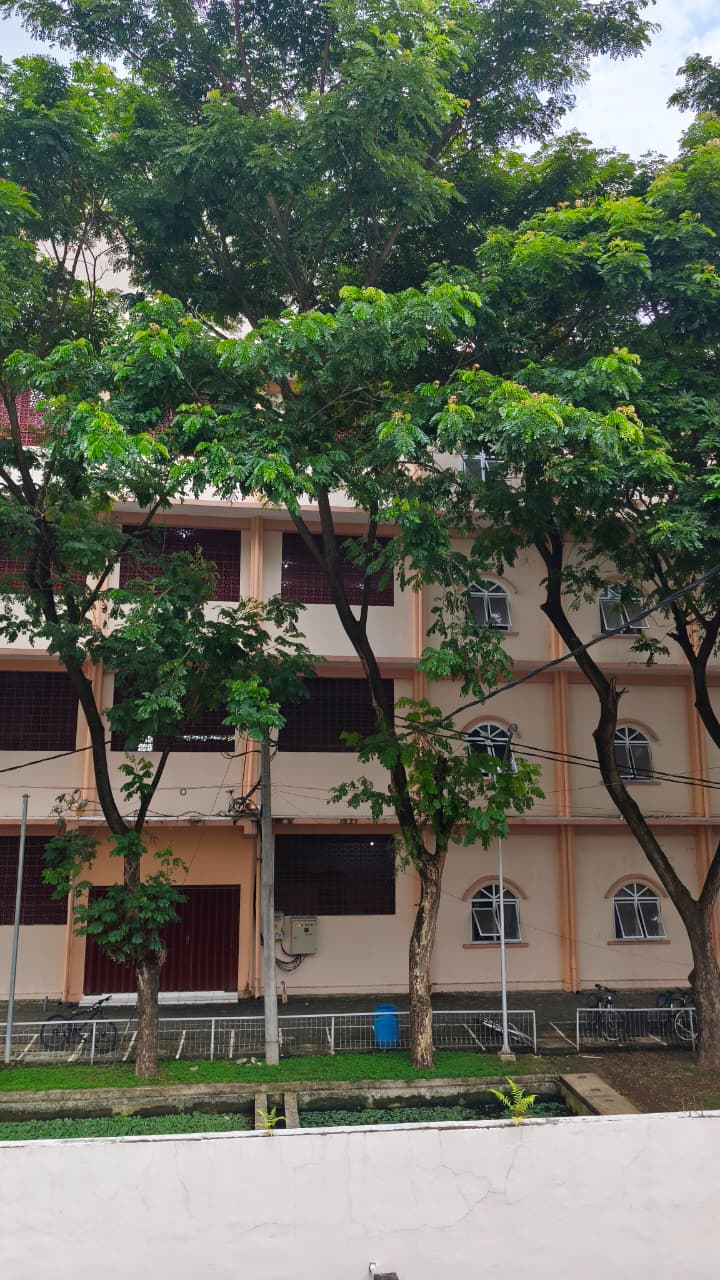
#> input picture images/1.jpeg, 720 x 1280 px, found by its file name
$ python descriptor.py   (older library calls are emulated)
#> lines starting #> are read from the running program, lines starting #| are printed output that depends on the picture
import cv2
import numpy as np
import matplotlib.pyplot as plt

img = cv2.imread('./images/1.jpeg')
#> img is the input picture: shape (1280, 720, 3); mean B, G, R 87.6, 102.5, 97.5
gray = cv2.cvtColor(img, cv2.COLOR_BGR2GRAY)
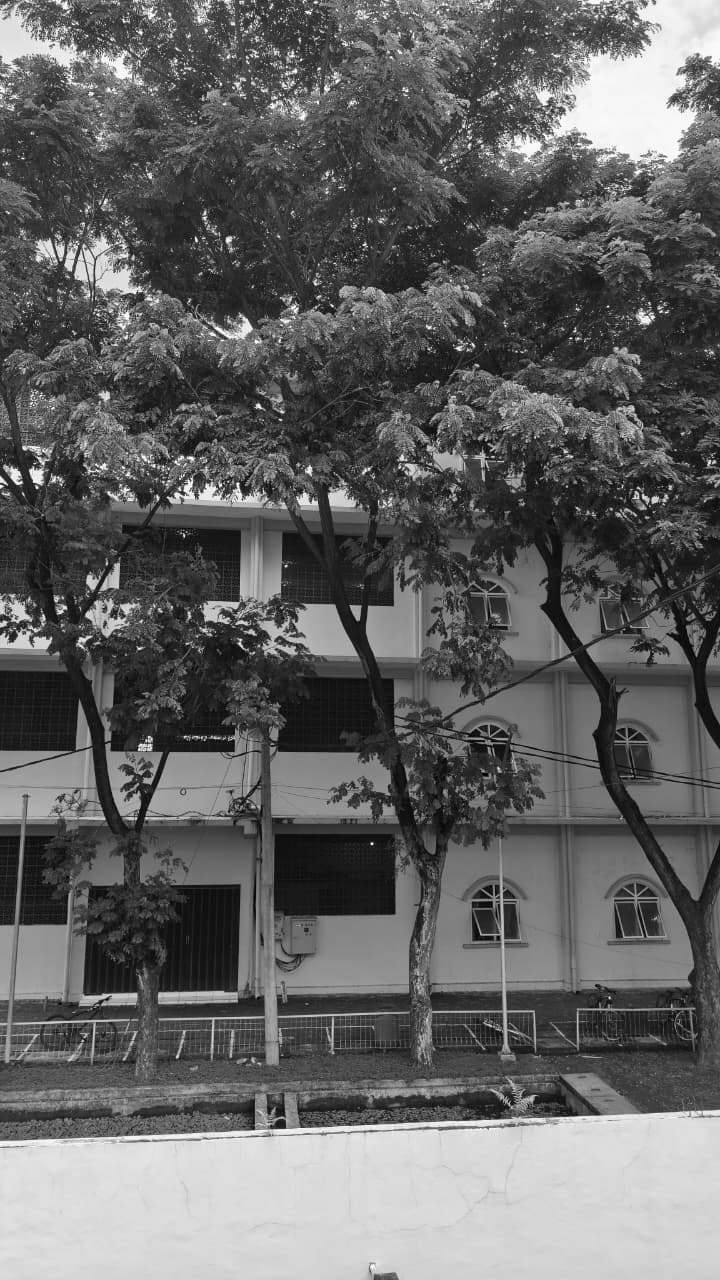
#> gray: shape (1280, 720); min 0, max 255, mean 99.3
img_rgb = cv2.cvtColor(img, cv2.COLOR_BGR2RGB)

sift = cv2.SIFT_create()
keypoints, descriptors = sift.detectAndCompute(gray, None)
#> keypoints = 8794 keypoints; strongest (x, y, size): (37, 487, 2), (258, 406, 3.7), (228, 240, 4.2), (37, 476, 9.1)

print("Total keypoints:", len(keypoints))
#| Total keypoints: 8794

kp = max(keypoints, key=lambda k: k.size)
#> kp = keypoint at (169.4, 1003.1), size 174.8

x, y = int(kp.pt[0]), int(kp.pt[1])
#> x = 169; y = 1003
size = int(kp.size)
#> size = 174

half = size // 2
#> half = 87
patch = gray[
    max(0, y-half):min(gray.shape[0], y+half),
    max(0, x-half):min(gray.shape[1], x+half)
]
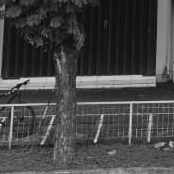
#> patch: shape (174, 174); min 6, max 227, mean 68.6
patch = cv2.resize(patch, (16, 16))

gx = cv2.Sobel(patch, cv2.CV_32F, 1, 0, ksize=3)
gy = cv2.Sobel(patch, cv2.CV_32F, 0, 1, ksize=3)

magnitude = np.sqrt(gx**2 + gy**2)
orientation = (np.arctan2(gy, gx) * 180 / np.pi) % 360


fig, axes = plt.subplots(4, 4, figsize=(8, 8))
fig.suptitle("SIFT Descriptor: 4×4 Blocks (Orientation Histograms)", fontsize=14)

bin_count = 8

for i in range(4):
    for j in range(4):
        # Ambil blok 4×4
        mag_block = magnitude[i*4:(i+1)*4, j*4:(j+1)*4]
        ori_block = orientation[i*4:(i+1)*4, j*4:(j+1)*4]

        # Histogram orientasi
        hist, _ = np.histogram(
            ori_block,
            bins=bin_count,
            range=(0, 360),
            weights=mag_block
        )

        axes[i, j].bar(range(bin_count), hist)
        axes[i, j].set_xticks([])
        axes[i, j].set_yticks([])

plt.tight_layout()
plt.show()
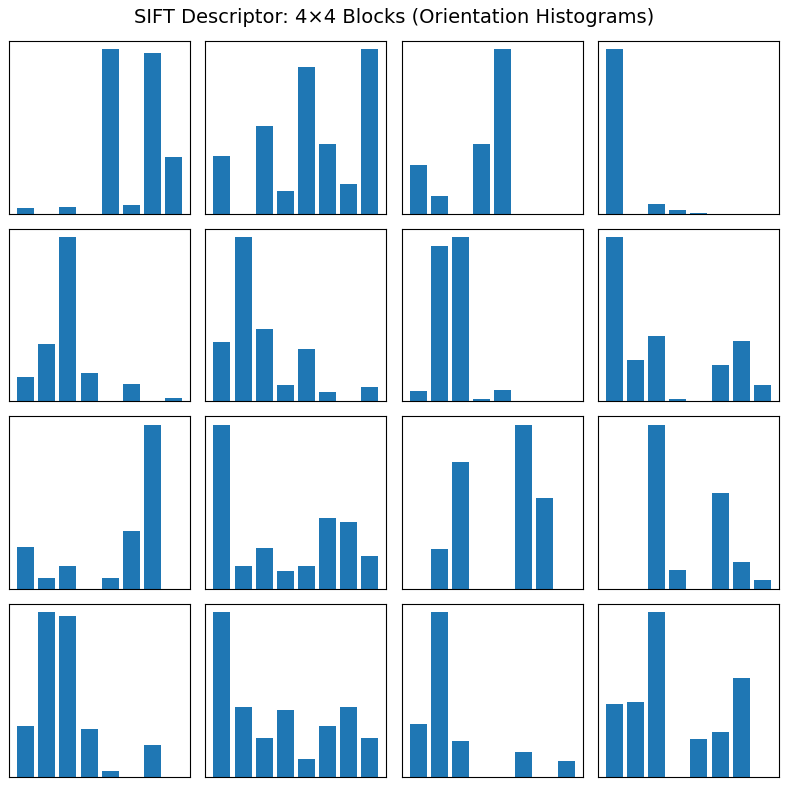
#> figure drawn by matplotlib, 16 panels

$ run again, with images/2.jpeg copied over images/1.jpeg
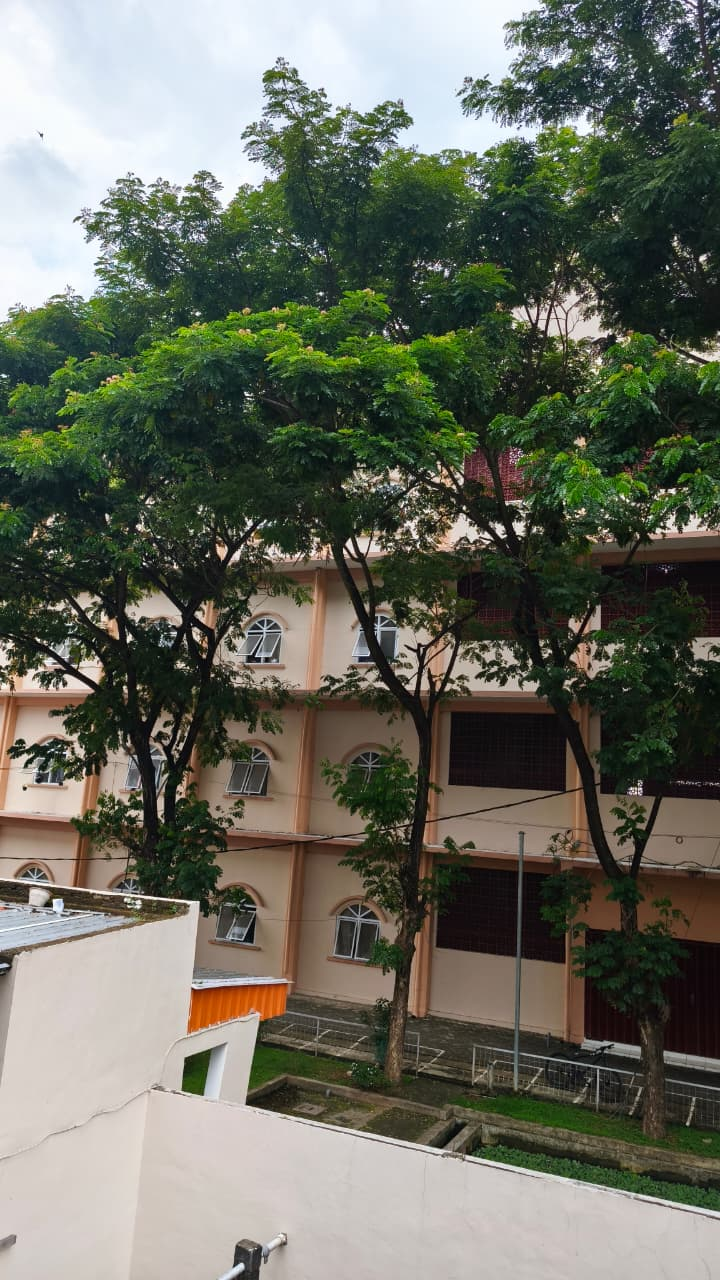
#> input picture images/2.jpeg, 720 x 1280 px, found by its file name
#> img is the input picture: shape (1280, 720, 3); mean B, G, R 94.9, 107.6, 105.1
#> `gray = cv2.cvtColor(img, cv2.COLOR_BGR2GRAY)`:
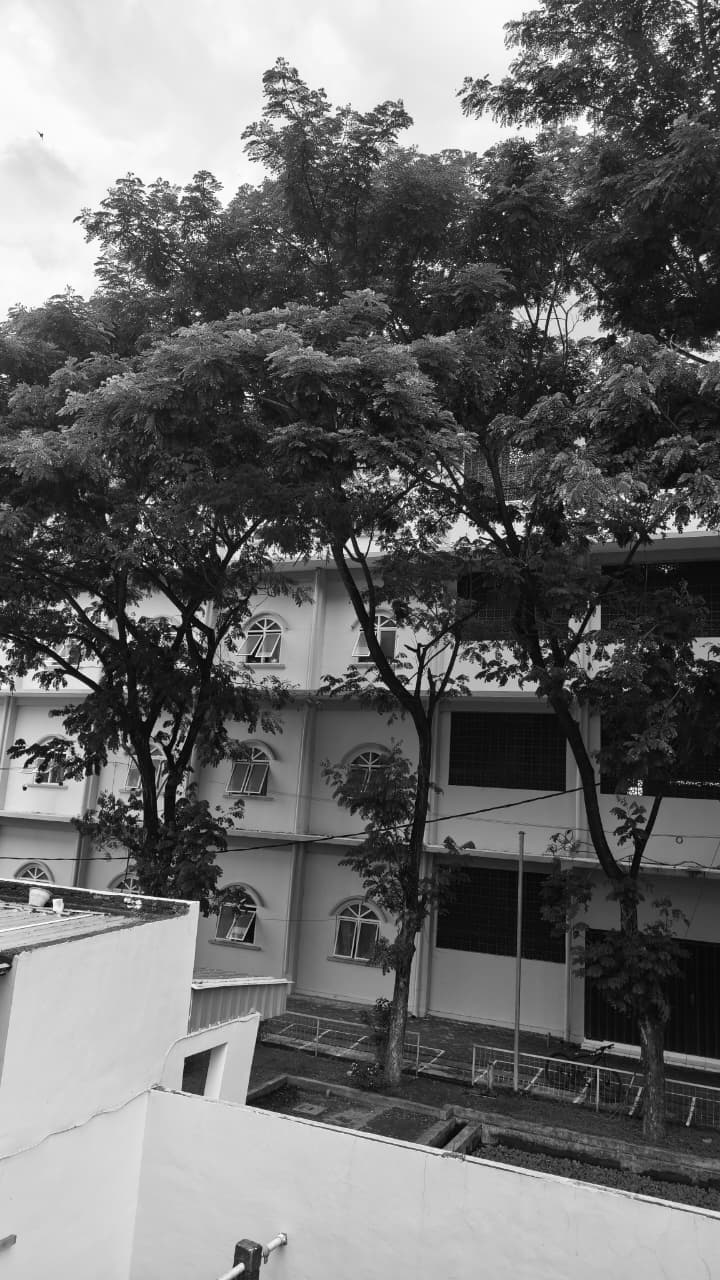
#> gray: shape (1280, 720); min 0, max 255, mean 105.4
#> keypoints = 7240 keypoints; strongest (x, y, size): (667, 268, 2.3), (129, 638, 4.7), (24, 788, 2.6), (397, 327, 2.2)
#| Total keypoints: 7240
#> kp = keypoint at (302.5, 327.5), size 240.4
#> x = 302; y = 327
#> `patch = gray[ max(0, y-half):min(gray.shape[0], y+half), max(0, x-half..`:
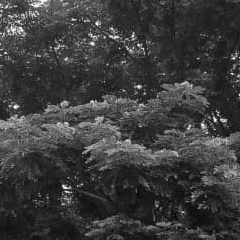
#> patch: shape (240, 240); min 4, max 255, mean 60.4
